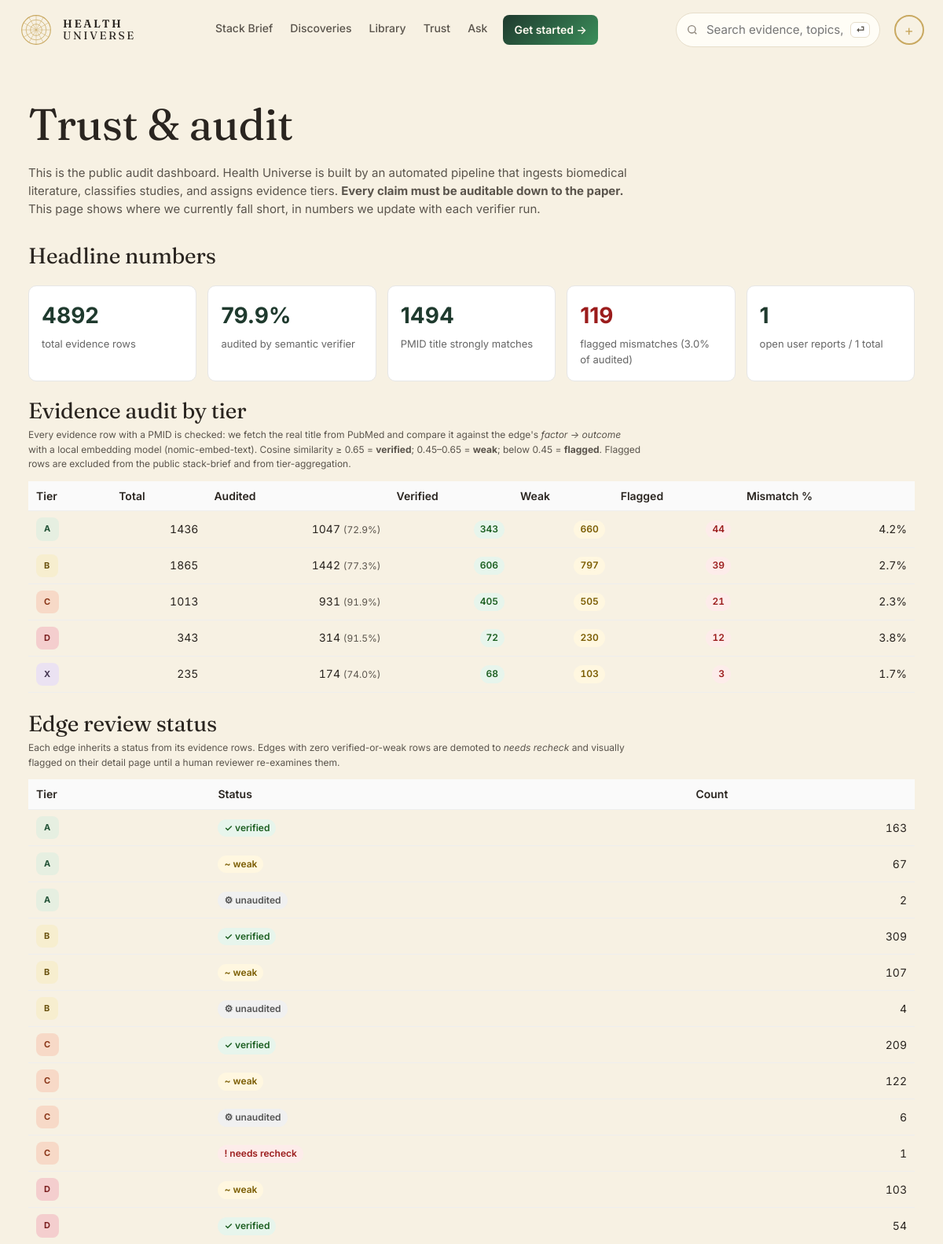
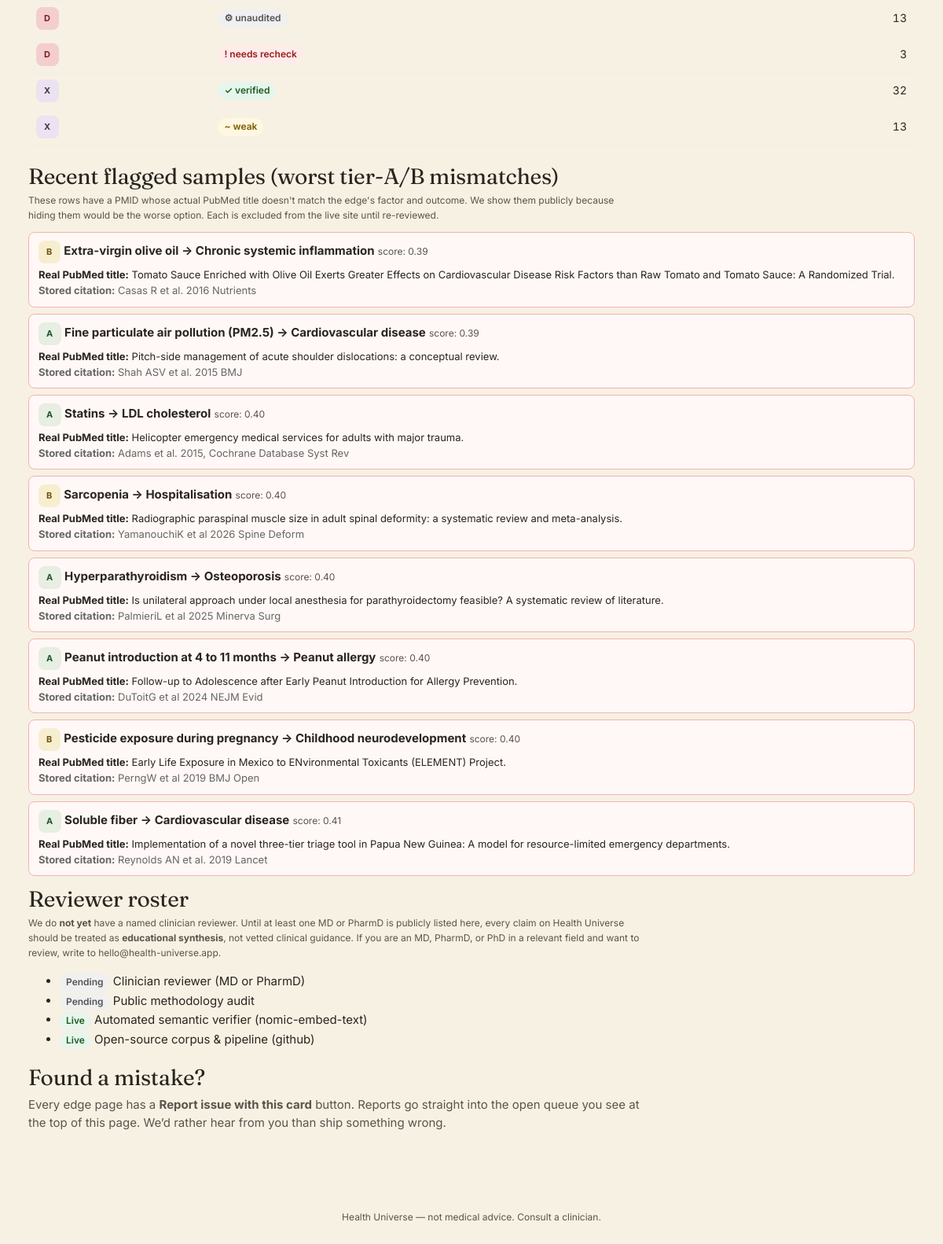
Page /trust on the committed database (2 pictures, top to bottom).
### tables this page shows
CREATE TABLE evidence (
    id            INTEGER PRIMARY KEY,
    edge_id       INTEGER NOT NULL REFERENCES edge(id) ON DELETE CASCADE,
    citation      TEXT NOT NULL,
    url           TEXT,
    doi           TEXT,
    pmid          TEXT,
    year          INTEGER,
    study_type    TEXT CHECK (study_type IN (
                    'meta_analysis','systematic_review','rct','cohort',
                    'case_control','cross_sectional','mechanistic',
                    'animal','case_report','expert_opinion')),
    n_participants INTEGER,
    direction     TEXT,           -- direction this study supports
    quality       TEXT CHECK (quality IN ('high','moderate','low','very_low')),
    notes         TEXT,
    source_id     INTEGER REFERENCES source(id),
    created_at    TEXT NOT NULL DEFAULT (datetime('now'))
, is_counter INTEGER NOT NULL DEFAULT 0, relevance_score REAL, relevance_status TEXT, real_title TEXT);

CREATE TABLE edge (
    id              INTEGER PRIMARY KEY,
    factor_id       INTEGER NOT NULL REFERENCES entity(id),
    outcome_id      INTEGER NOT NULL REFERENCES entity(id),
    direction       TEXT NOT NULL CHECK (direction IN (
                      'protective','harmful','neutral','u_shaped','mixed')),
    tier            TEXT NOT NULL CHECK (tier IN ('A','B','C','D','X','deprecated')),
    effect_size     TEXT,         -- qualitative: trivial/small/moderate/large
    effect_quant    TEXT,         -- e.g. "RR 0.82 (0.74-0.91)"
    population      TEXT,         -- e.g. "adults>50; ApoE4 carriers"
    mechanism       TEXT,         -- 1-paragraph plain English
    summary         TEXT,         -- card body copy
    caveats         TEXT,
    seed_source     TEXT NOT NULL CHECK (seed_source IN ('claude_seed','gemma_daily','manual')),
    created_at      TEXT NOT NULL DEFAULT (datetime('now')),
    updated_at      TEXT NOT NULL DEFAULT (datetime('now')),
    last_reviewed   TEXT NOT NULL DEFAULT (datetime('now')), embedding BLOB, embedded_at TEXT, review_status TEXT DEFAULT "unreviewed",
    UNIQUE(factor_id, outcome_id, population)
);

CREATE TABLE entity (
    id            INTEGER PRIMARY KEY,
    slug          TEXT NOT NULL UNIQUE,
    name          TEXT NOT NULL,
    kind          TEXT NOT NULL CHECK (kind IN (
                    'food','nutrient','supplement','drug','activity',
                    'behavior','environmental','pathogen','gene',
                    'biomarker','condition','process')),
    aliases       TEXT,           -- JSON array
    description   TEXT,
    created_at    TEXT NOT NULL DEFAULT (datetime('now')),
    updated_at    TEXT NOT NULL DEFAULT (datetime('now'))
, embedding BLOB, embedded_at TEXT);

### web/app.py (the view)
@app.get("/trust", response_class=HTMLResponse)
def trust_page(request: Request):
    with connect() as conn:
        ev_rows = conn.execute("""
            SELECT e.tier,
                   SUM(CASE WHEN ev.relevance_status='verified' THEN 1 ELSE 0 END) AS v,
                   SUM(CASE WHEN ev.relevance_status='weak'     THEN 1 ELSE 0 END) AS w,
                   SUM(CASE WHEN ev.relevance_status='flagged'  THEN 1 ELSE 0 END) AS f,
                   SUM(CASE WHEN ev.relevance_status='missing'  THEN 1 ELSE 0 END) AS m,
                   SUM(CASE WHEN ev.relevance_status IS NULL    THEN 1 ELSE 0 END) AS u,
                   COUNT(*) AS total
            FROM evidence ev
            JOIN edge e ON e.id=ev.edge_id
            GROUP BY e.tier
            ORDER BY e.tier""").fetchall()
        ev_by_tier = []
        totals = {"v":0,"w":0,"f":0,"m":0,"u":0,"total":0}
        for r in ev_rows:
            d = dict(r)
            d["audited"] = (d["v"] or 0) + (d["w"] or 0) + (d["f"] or 0) + (d["m"] or 0)
            d["coverage_pct"] = round(100 * d["audited"] / d["total"], 1) if d["total"] else 0
            d["mismatch_pct"] = round(100 * (d["f"] or 0) / d["audited"], 1) if d["audited"] else 0
            ev_by_tier.append(d)
            for k in ("v","w","f","m","u","total"):
                totals[k] += d[k] or 0
        totals["audited"] = totals["v"] + totals["w"] + totals["f"] + totals["m"]
        totals["coverage_pct"] = round(100 * totals["audited"] / totals["total"], 1) if totals["total"] else 0
        totals["mismatch_pct"] = round(100 * totals["f"] / totals["audited"], 1) if totals["audited"] else 0
        edge_rows = conn.execute("""
            SELECT e.tier, COALESCE(e.review_status,'unreviewed') AS status,
                   COUNT(*) AS n
            FROM edge e
            GROUP BY e.tier, status
            ORDER BY e.tier, n DESC""").fetchall()
        flagged_samples = conn.execute("""
            SELECT ev.relevance_score, ev.real_title, ev.citation,
                   f.name AS f_name, o.name AS o_name, e.id AS eid, e.tier
            FROM evidence ev
            JOIN edge e ON e.id=ev.edge_id
            JOIN entity f ON f.id=e.factor_id
            JOIN entity o ON o.id=e.outcome_id
            WHERE ev.relevance_status='flagged' AND e.tier IN ('A','B')
            ORDER BY ev.relevance_score ASC
            LIMIT 8""").fetchall()
        try:
            n_reports_open = conn.execute(
                "SELECT COUNT(*) FROM card_reports WHERE resolved=0"
            ).fetchone()[0]
            n_reports_total = conn.execute(
                "SELECT COUNT(*) FROM card_reports").fetchone()[0]
        except Exception:
            n_reports_open = n_reports_total = 0
    return render(request, "trust.html", {
        "title": "Trust & audit",
        "ev_by_tier": ev_by_tier,
        "totals": totals,
        "edge_rows": [dict(r) for r in edge_rows],
        "flagged_samples": [dict(r) for r in flagged_samples],
        "n_reports_open": n_reports_open,
        "n_reports_total": n_reports_total,
    })

### web/templates/trust.html (shortened to what this page needs)
{% extends "base.html" %}
{% block content %}
<header class="trust-hero">
  <h1>Trust &amp; audit</h1>
  <p class="lede" style="max-width:780px">
    This is the public audit dashboard. Health Universe is built by an
    automated pipeline that ingests biomedical literature, classifies
    studies, and assigns evidence tiers. <b>Every claim must be
    auditable down to the paper.</b> This page shows where we currently
    fall short, in numbers we update with each verifier run.
  </p>
</header>
<section>
  <h2>Headline numbers</h2>
  <div class="trust-grid">
    <div class="trust-card">
      <div class="big">{{ totals.total }}</div>
      <div class="lbl">total evidence rows</div>
    </div>
    <div class="trust-card">
      <div class="big">{{ totals.coverage_pct }}%</div>
      <div class="lbl">audited by semantic verifier</div>
    </div>
    <div class="trust-card">
      <div class="big">{{ totals.v }}</div>
      <div class="lbl">PMID title strongly matches</div>
    </div>
    <div class="trust-card">
      <div class="big" style="color:#9b1c1c">{{ totals.f }}</div>
      <div class="lbl">flagged mismatches ({{ totals.mismatch_pct }}% of audited)</div>
    </div>
    <div class="trust-card">
      <div class="big">{{ n_reports_open }}</div>
      <div class="lbl">open user reports / {{ n_reports_total }} total</div>
    </div>
  </div>
</section>
<section>
  <h2>Evidence audit by tier</h2>
  <p class="muted small" style="max-width:780px">
    Every evidence row with a PMID is checked: we fetch the real title
    from PubMed and compare it against the edge's
    <i>factor → outcome</i> with a local embedding model
    (nomic-embed-text). Cosine similarity ≥ 0.65 = <b>verified</b>;
    0.45–0.65 = <b>weak</b>; below 0.45 = <b>flagged</b>. Flagged rows
    are excluded from the public stack-brief and from tier-aggregation.
  </p>
  <table class="trust-table">
    <thead>
      <tr><th>Tier</th>
          <th class="num">Total</th>
          <th class="num">Audited</th>
          <th class="num">Verified</th>
          <th class="num">Weak</th>
          <th class="num">Flagged</th>
          <th class="num">Mismatch %</th>
      </tr>
    </thead>
    <tbody>
      {% for r in ev_by_tier %}
      <tr>
        <td><span class="pill tier-{{ r.tier }}">{{ r.tier }}</span></td>
        <td class="num">{{ r.total }}</td>
        <td class="num">{{ r.audited }} <span class="muted small">({{ r.coverage_pct }}%)</span></td>
        <td class="num"><span class="pill-mini pm-good">{{ r.v }}</span></td>
        <td class="num"><span class="pill-mini pm-warn">{{ r.w }}</span></td>
        <td class="num"><span class="pill-mini pm-bad">{{ r.f }}</span></td>
        <td class="num">{{ r.mismatch_pct }}%</td>
      </tr>
      {% endfor %}
    </tbody>
  </table>
</section>
<section>
  <h2>Edge review status</h2>
  <p class="muted small" style="max-width:780px">
    Each edge inherits a status from its evidence rows. Edges with
    zero verified-or-weak rows are demoted to <i>needs recheck</i> and
    visually flagged on their detail page until a human reviewer
    re-examines them.
  </p>
  <table class="trust-table">
    <thead>
      <tr><th>Tier</th><th>Status</th><th class="num">Count</th></tr>
    </thead>
    <tbody>
      {% for r in edge_rows %}
      <tr>
        <td><span class="pill tier-{{ r.tier }}">{{ r.tier }}</span></td>
        <td>
          {% if r.status == 'verified_evidence' %}<span class="pill-mini pm-good">✓ verified</span>
          {% elif r.status == 'weak_evidence' %}<span class="pill-mini pm-warn">~ weak</span>
          {% elif r.status == 'needs_recheck' %}<span class="pill-mini pm-bad">! needs recheck</span>
          {% elif r.status == 'human_reviewed' %}<span class="pill-mini pm-good">✓ human-reviewed</span>
          {% elif r.status == 'clinician_reviewed' %}<span class="pill-mini pm-good">✓ clinician-reviewed</span>
          {% else %}<span class="pill-mini pm-mute">⚙ unaudited</span>{% endif %}
        </td>
        <td class="num">{{ r.n }}</td>
      </tr>
      {% endfor %}
    </tbody>
  </table>
</section>
{% if flagged_samples %}
<section>
  <h2>Recent flagged samples (worst tier-A/B mismatches)</h2>
  <p class="muted small" style="max-width:780px">
    These rows have a PMID whose actual PubMed title doesn't match the
    edge's factor and outcome. We show them publicly because hiding
    them would be the worse option. Each is excluded from the live site
    until re-reviewed.
  </p>
  {% for r in flagged_samples %}
  <div class="flagged-row">
    <div style="margin-bottom:4px">
      <span class="pill tier-{{ r.tier }}">{{ r.tier }}</span>
      <a href="/edge/{{ r.eid }}"><b>{{ r.f_name }} → {{ r.o_name }}</b></a>
      <span class="muted small">score: {{ "%.2f"|format(r.relevance_score or 0) }}</span>
    </div>
    <div style="font-size:13px"><b>Real PubMed title:</b> {{ r.real_title or "(no title fetched)" }}</div>
    <div style="font-size:13px;color:#666"><b>Stored citation:</b> {{ r.citation or "—" }}</div>
  </div>
  {% endfor %}
</section>
{% endif %}
<section>
  <h2>Reviewer roster</h2>
  <p class="muted small" style="max-width:780px">
    We do <b>not yet</b> have a named clinician reviewer. Until at
    least one MD or PharmD is publicly listed here, every claim on
    Health Universe should be treated as <b>educational synthesis</b>,
    not vetted clinical guidance. If you are an MD, PharmD, or PhD in
    a relevant field and want to review, write to
    <a href="mailto:hello@health-universe.app">hello@health-universe.app</a>.
  </p>
  <ul>
    <li><span class="pill-mini pm-mute">Pending</span> Clinician reviewer (MD or PharmD)</li>
    <li><span class="pill-mini pm-mute">Pending</span> Public methodology audit</li>
    <li><span class="pill-mini pm-good">Live</span> Automated semantic verifier (nomic-embed-text)</li>
    <li><span class="pill-mini pm-good">Live</span> Open-source corpus &amp; pipeline (<a href="https://github.com/prokesmic/HealthUniverse">github</a>)</li>
  </ul>
</section>
<section>
  <h2>Found a mistake?</h2>
  <p style="max-width:780px">
    Every edge page has a <b>Report issue with this card</b> button.
    Reports go straight into the open queue you see at the top of
    this page. We&rsquo;d rather hear from you than ship something
    wrong.
  </p>
</section>
{% endblock %}

### web/templates/trust.html (style rules this page uses)
.trust-hero { padding: 28px 0 14px; }
.trust-grid { display: grid; gap: 14px; grid-template-columns: repeat(auto-fit, minmax(180px, 1fr)); margin: 16px 0; }
.trust-card { padding: 16px; border: 1px solid #e6e6e6; border-radius: 10px; background: #fff; }
.trust-card .big { font-size: 28px; font-weight: 700; color: #1f3a2e; }
.trust-card .lbl { color: #666; font-size: 13px; margin-top: 4px; }
.trust-table { width:100%; border-collapse: collapse; margin: 12px 0 18px; }
.trust-table th, .trust-table td { padding: 8px 10px; border-bottom: 1px solid #eee; text-align: left; font-size: 14px; }
.trust-table th { background: #fafafa; font-weight: 600; }
.trust-table td.num { text-align: right; font-variant-numeric: tabular-nums; }
.pill-mini { display:inline-block;padding:2px 8px;border-radius:999px;font-size:12px;font-weight:600 }
.pm-good { background:#e7f5ec;color:#1b5e20 }
.pm-warn { background:#fff7e0;color:#7a5c00 }
.pm-bad { background:#fdecea;color:#9b1c1c }
.pm-mute { background:#f0f0f0;color:#555 }
.flagged-row { padding: 10px 12px; border: 1px solid #f3b3ad; border-radius:8px; margin-bottom:8px; background:#fff8f7; }

### rows in the picture
evidence: tier "B", f_name "Extra-virgin olive oil", o_name "Chronic systemic inflammation", relevance_score "0.39", real_title "Tomato Sauce Enriched with Olive Oil Exerts Greater Effects on Cardiovascular Disease Risk Factors than Raw Tomato and Tomato Sauce: A Randomized Trial.", citation "Casas R et al. 2016 Nutrients"
evidence: tier "A", f_name "Fine particulate air pollution (PM2.5)", o_name "Cardiovascular disease", relevance_score "0.39", real_title "Pitch-side management of acute shoulder dislocations: a conceptual review.", citation "Shah ASV et al. 2015 BMJ"
evidence: tier "A", f_name "Statins", o_name "LDL cholesterol", relevance_score "0.40", real_title "Helicopter emergency medical services for adults with major trauma.", citation "Adams et al. 2015, Cochrane Database Syst Rev"
edge: tier "B", f_name "Sarcopenia", o_name "Hospitalisation", relevance_score "0.40", real_title "Radiographic paraspinal muscle size in adult spinal deformity: a systematic review and meta-analysis.", citation "YamanouchiK et al 2026 Spine Deform"
evidence: tier "A", f_name "Hyperparathyroidism", o_name "Osteoporosis", relevance_score "0.40", real_title "Is unilateral approach under local anesthesia for parathyroidectomy feasible? A systematic review of literature.", citation "PalmieriL et al 2025 Minerva Surg"
evidence: tier "A", f_name "Peanut introduction at 4 to 11 months", o_name "Peanut allergy", relevance_score "0.40", real_title "Follow-up to Adolescence after Early Peanut Introduction for Allergy Prevention.", citation "DuToitG et al 2024 NEJM Evid"
edge: tier "B", f_name "Pesticide exposure during pregnancy", o_name "Childhood neurodevelopment", relevance_score "0.40", real_title "Early Life Exposure in Mexico to ENvironmental Toxicants (ELEMENT) Project.", citation "PerngW et al 2019 BMJ Open"
evidence: tier "A", f_name "Soluble fiber", o_name "Cardiovascular disease", relevance_score "0.41", real_title "Implementation of a novel three-tier triage tool in Papua New Guinea: A model for resource-limited emergency departments.", citation "Reynolds AN et al. 2019 Lancet"

### other values in the picture
{{ nav_initials or '+' }} "+"
{{ totals.total }} "4892"
{{ totals.coverage_pct }} "79.9"
{{ totals.v }} "1494"
{{ totals.f }} "119"
{{ totals.mismatch_pct }} "3.0"
{{ n_reports_open }} "1"
{{ n_reports_total }} "1"
{{ r.tier }} "A" "B" "C" "D" "X"
{{ r.total }} "1436" "1865" "1013" "343" "235"
{{ r.audited }} "1047" "1442" "931" "314" "174"
{{ r.coverage_pct }} "72.9" "77.3" "91.9" "91.5" "74.0"
{{ r.v }} "343" "606" "405" "72" "68"
{{ r.w }} "660" "797" "505" "230" "103"
{{ r.f }} "44" "39" "21" "12" "3"
